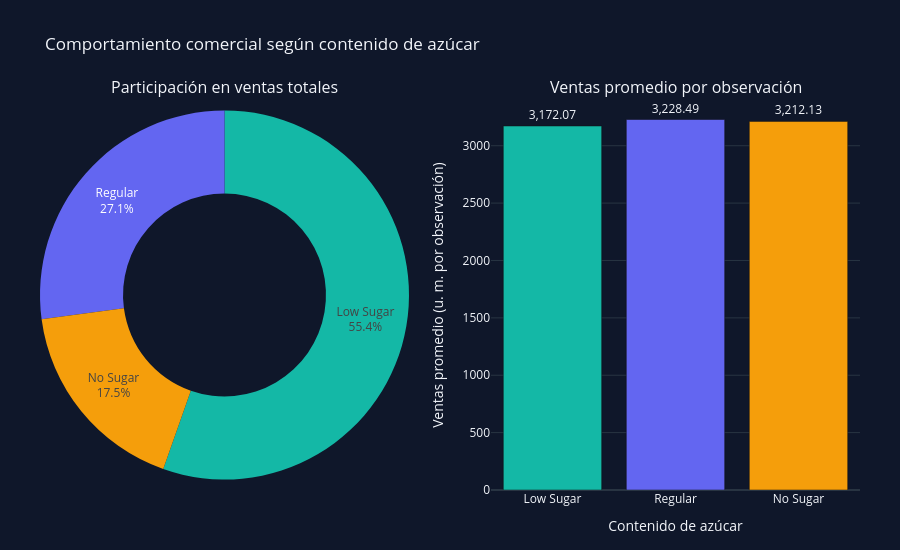

Notebook code cell kept with this figure:
### Code cell
fig_azucar = make_subplots(
    rows=1,
    cols=2,
    subplot_titles=[
        "Participación en ventas totales",
        "Ventas promedio por observación"
    ],
    specs=[[{"type": "domain"}, {"type": "xy"}]]
)

colores_azucar = {
    "Low Sugar": "#14B8A6",
    "Regular": "#6366F1",
    "No Sugar": "#F59E0B"
}

colores = [
    colores_azucar[categoria]
    for categoria in ventas_azucar["Product_Sugar_Content"]
]

fig_azucar.add_trace(
    go.Pie(
        labels=ventas_azucar["Product_Sugar_Content"],
        values=ventas_azucar["Ventas_totales"],
        hole=0.55,
        marker=dict(colors=colores),
        textinfo="label+percent"
    ),
    row=1,
    col=1
)

fig_azucar.add_trace(
    go.Bar(
        x=ventas_azucar["Product_Sugar_Content"],
        y=ventas_azucar["Ventas_promedio"],
        marker_color=colores,
        text=ventas_azucar["Ventas_promedio"],
        texttemplate="%{text:,.2f}",
        textposition="outside",
        cliponaxis=False
    ),
    row=1,
    col=2
)

fig_azucar.update_yaxes(
    title_text="Ventas promedio (u. m. por observación)",
    row=1,
    col=2
)

fig_azucar.update_xaxes(
    title_text="Contenido de azúcar",
    row=1,
    col=2
)

fig_azucar.update_layout(
    title="Comportamiento comercial según contenido de azúcar",
    template="plotly_dark",
    paper_bgcolor="#0F172A",
    plot_bgcolor="#0F172A",
    height=550,
    showlegend=False,
    margin=dict(l=40, r=40, t=100, b=60)
)

fig_azucar.show()

fig_azucar.write_html(
    carpeta_graficas / "ventas_por_azucar.html",
    include_plotlyjs="cdn"
)

### Figure 1 — Plotly figure (JSON) as saved in the notebook; plotly's stock layout.template omitted (floating-point values rounded to 4 significant figures)
{"data": [{"domain": {"x": [0, 0.45], "y": [0, 1]}, "hole": 0.55, "labels": ["Low Sugar", "Regular", "No Sugar"], "marker": {"colors": ["#14B8A6", "#6366F1", "#F59E0B"]}, "textinfo": "label+percent", "type": "pie", "values": [13120000.0, 6418000.0, 4147000.0]}, {"cliponaxis": false, "marker": {"color": ["#14B8A6", "#6366F1", "#F59E0B"]}, "text": [3172.0, 3228.0, 3212.0], "textposition": "outside", "texttemplate": "%{text:,.2f}", "type": "bar", "x": ["Low Sugar", "Regular", "No Sugar"], "xaxis": "x", "y": [3172.0, 3228.0, 3212.0], "yaxis": "y"}], "layout": {"annotations": [{"font": {"size": 16}, "showarrow": false, "text": "Participación en ventas totales", "x": 0.225, "xanchor": "center", "xref": "paper", "y": 1, "yanchor": "bottom", "yref": "paper"}, {"font": {"size": 16}, "showarrow": false, "text": "Ventas promedio por observación", "x": 0.775, "xanchor": "center", "xref": "paper", "y": 1, "yanchor": "bottom", "yref": "paper"}], "height": 550, "margin": {"b": 60, "l": 40, "r": 40, "t": 100}, "paper_bgcolor": "#0F172A", "plot_bgcolor": "#0F172A", "showlegend": false, "title": {"text": "Comportamiento comercial según contenido de azúcar"}, "xaxis": {"anchor": "y", "domain": [0.55, 1], "title": {"text": "Contenido de azúcar"}}, "yaxis": {"anchor": "x", "domain": [0, 1], "title": {"text": "Ventas promedio (u. m. por observación)"}}}}
